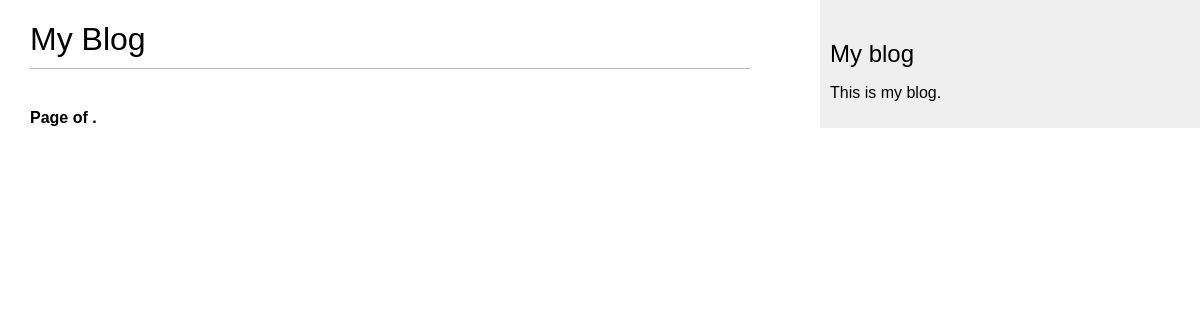
The app's page /app/, older data.
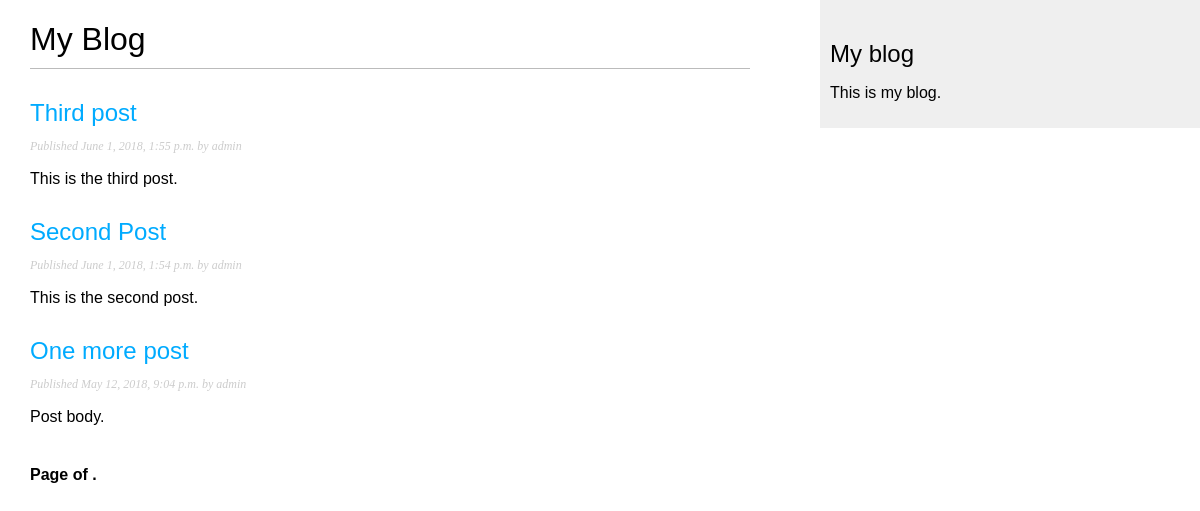
The same page, newer data.
### app/models.py (models this page shows, shortened)
class Post(models.Model):
    STATUS_CHOICES = (
        ('draft', 'Draft'),
        ('published', 'Published'),
    )
    title = models.CharField(max_length=250)
    slug = models.SlugField(max_length=250, unique_for_date='publish')
    author = models.ForeignKey(User, on_delete=models.CASCADE, related_name='blog_posts')
    body = models.TextField()
    publish = models.DateTimeField(default=timezone.now)
    created = models.DateTimeField(auto_now_add=True)
    updated = models.DateTimeField(auto_now=True)
    status = models.CharField(max_length=10, choices=STATUS_CHOICES, default='draft')
    objects = models.Manager() # the default manager
    published = PublishedManager() # the custom manager
    class Meta:
        ordering = ('-publish',)
    def get_absolute_url(self):
        return reverse('app:post_detail', args=[self.publish.year,
                                                self.publish.strftime('%m'),
                                                self.publish.strftime('%d'),
                                                self.slug])

### app/views.py (the view)
class PostListView(ListView):
    queryset = Post.published.all()
    context_object_name = 'posts'
    paginate_by = 3
    template_name = 'app/post/list.html'

### app/templates/app/post/list.html (shortened to what this page needs)
{% extends "app/base.html" %}
{% block content %}
    <h1>My Blog</h1>
    {% for post in posts %}
        <h2><a href="{{ post.get_absolute_url }}">{{ post.title }}</a></h2>
        <p class="date">Published {{ post.publish }} by {{ post.author }}</p>
        {{ post.body|truncatewords:30|linebreaks }}
    {% endfor %}
    {% include "pagination.html" with page=posts %}
{% endblock %}

Row changes from the older to the newer data that the page shows:
added Post: title "Third post", publish "June 1, 2018, 1:55 p.m.", author "admin", body "This is the third post."
added Post: title "Second Post", publish "June 1, 2018, 1:54 p.m.", author "admin", body "This is the second post."
now on this page (row edited): Post: title "One more post", publish "May 12, 2018, 9:04 p.m.", author "admin", body "Post body."
